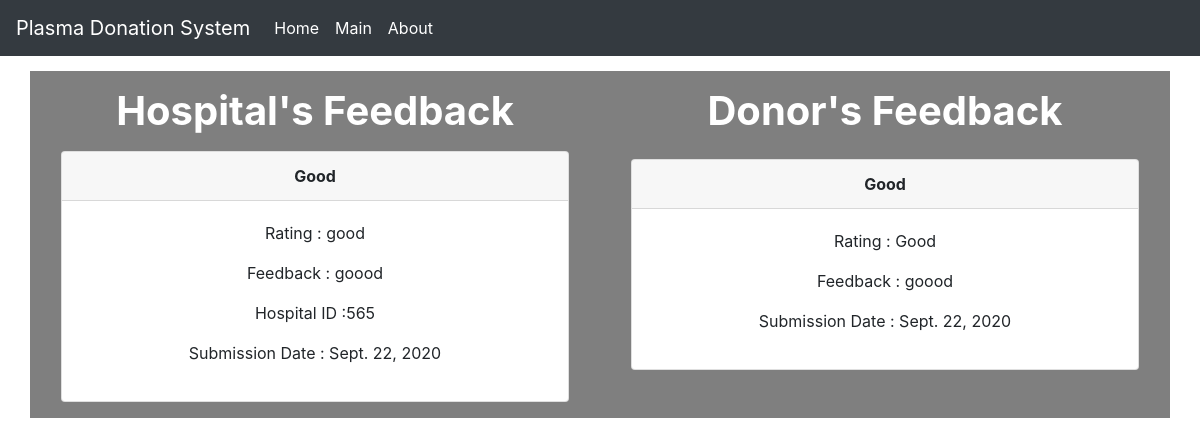
/plasma_feedback/8, run on the app's committed database.
### home/models.py (models this page shows, shortened)
class hospital_feedback(models.Model):
    ftitle = models.CharField(max_length=50)
    review = models.CharField(max_length=50)
    feedback = models.CharField(max_length=100)
    hospital = models.CharField(max_length=50)
    plasma_bank = models.ForeignKey(User, on_delete=models.CASCADE)
    submission_date = models.DateField()

class donor_feedback(models.Model):
    ftitle = models.CharField(max_length = 50)
    plasma_bank = models.CharField(max_length=20)
    review = models.CharField(max_length = 50)
    feedback = models.CharField(max_length = 100)
    submission_date = models.DateField()

### home/views.py (the view)
# urls.py: path('plasma_feedback/<int:plasma_id>', views.viewPlasma, name="viewPlasma"),
def viewPlasma(request, plasma_id):
    users = User.objects.all()
    hos_feed = hospital_feedback.objects.all()
    donor_feed = donor_feedback.objects.all()
    temp = users[0]
    for i in users:
        if i.id == plasma_id:
            temp = i
    return render(request, "home/view_feed.html", {"plasma_id":plasma_id, "user":temp.username, "hos_feed":hos_feed, "donor_feed":donor_feed})

### home/templates/home/view_feed.html (shortened to what this page needs)
<!DOCTYPE html>
<html lang="en">
<head>
    <link rel="stylesheet" href="https://stackpath.bootstrapcdn.com/bootstrap/4.5.0/css/bootstrap.min.css"
>
    <link rel="stylesheet" href="https://stackpath.bootstrapcdn.com/font-awesome/4.7.0/css/font-awesome.min.csshttps://stackpath.bootstrapcdn.com/font-awesome/4.7.0/css/font-awesome.min.css">
</head>
<body>
    <nav class="navbar navbar-expand-lg navbar-light bg-dark text-center" style= "background-color: transparent; margin-bottom: 15px;">
        <a class="navbar-brand" href="/" style="color: white;">Plasma Donation System</a>
        <div class="collapse navbar-collapse" id="navbarSupportedContent">
            <ul class="navbar-nav mr-auto">
                <li class="nav-item active">
                    <a class="nav-link" href="/" style="color: white;">Home <span class="sr-only">(current)</span></a>
                </li>
                <li class="nav-item">
                    <a class="nav-link" href="/home" style="color: white;">Main</a>
                </li>
                <li class="nav-item">
                    <a class="nav-link disabled" href="#" tabindex="-1" aria-disabled="true"
                        style="color: white;">About</a>
                </li>
            </ul>
        </div>
    </nav>
    <div class="container">
        <div class=" row text-center" style="background-color: rgba(0, 0, 0, 0.5);">
            <div class="col-6 container">
                <h1 class="my-3 text-white" style="font-weight: bold;">Hospital's Feedback</h1>
                {% for i in hos_feed %}
                    {% if plasma_id == i.plasma_bank.id %}
                        <div class="card my-3 mx-3">
                            <div class="card-header" style="font-weight: bold;">{{i.ftitle|title}}</div>
                            <div class="card-body">
                                <p>Rating : {{i.review}}</p>
                                <p>Feedback : {{i.feedback}}</p>
                                <p>Hospital ID :{{i.hospital}} </p>
                                <p>Submission Date : {{i.submission_date}}</p>
                            </div>
                        </div>
                    {% endif %}
                {% endfor %}
            </div>
            <div class="col-6">
                <h1 class="my-3 text-white" style="font-weight: bold;">Donor's Feedback</h1>
                {% for i in donor_feed %}
                    {% if i.plasma_bank == user %}
                        <div class="card my-4 mx-3">
                            <div class="card-header" style="font-weight: bold;">{{i.ftitle|title}}</div>
                            <div class="card-body">
                                <p>Rating : {{i.review|title}}</p>
                                <p>Feedback : {{i.feedback}} </p>
                                <p>Submission Date : {{i.submission_date}}</p>
                            </div>
                        </div>
                    {% endif %}
                {% endfor %}
            </div>
        </div>
    </div>
</body>
</html>

### data on the page
hospital_feedback: ftitle "Good", review "good", feedback "goood", hospital "565", submission_date "Sept. 22, 2020"
donor_feedback: ftitle "Good", review "Good", feedback "goood", submission_date "Sept. 22, 2020"
